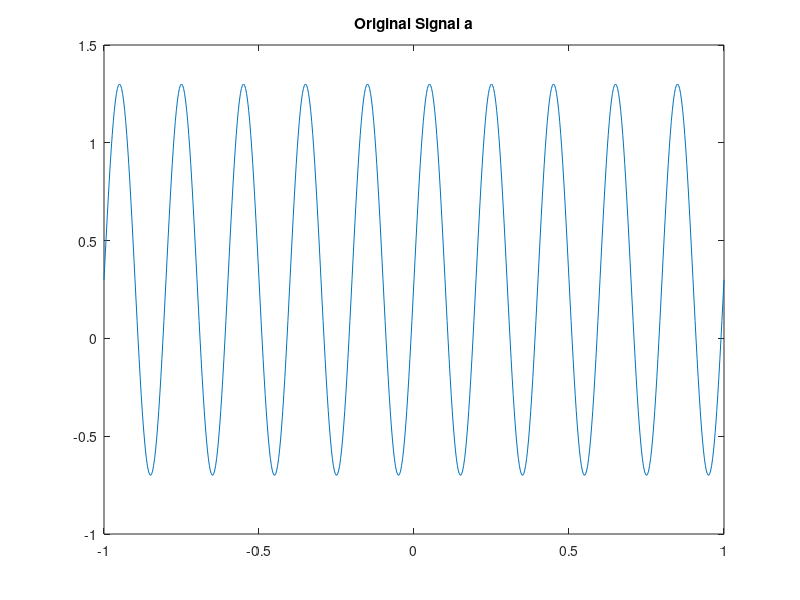
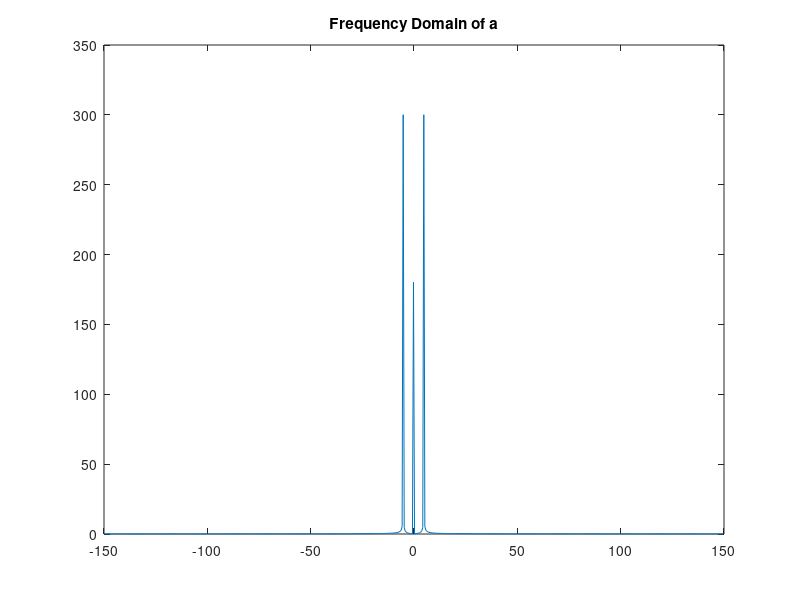
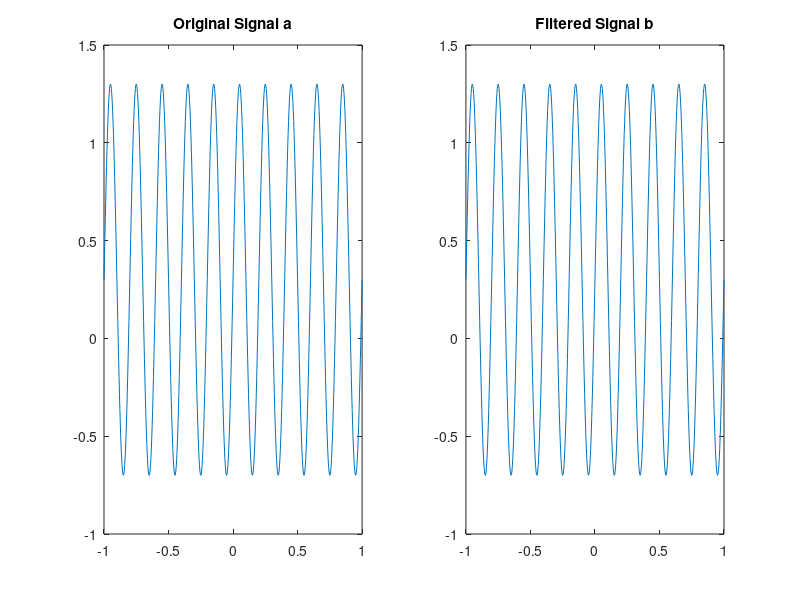

These charts were generated, in order, by the following MATLAB code:
fs = 3e2; % Sampling frequency
t = -1 : 1/fs : 1; % Time vector
a = sin(2 * pi * 5 * t) + 0.3; % Original signal

% Original signal plot
figure;
plot(t, a);
title('Original Signal a');

% FFT and frequency domain plot
n = length(a);
fz = (-n/2 : n/2-1) * (fs/n); % Frequency vector
A = fftshift(fft(a)); % Shifted FFT for visualization

% Frequency domain plot of the shifted FFT
figure;
plot(fz, abs(A));
title('Frequency Domain of a');

% Apply high-pass filter
B = fft(a); % FFT of the original signal
fz_nonshifted = (0 : n-1) * (fs/n) - fs/2; % Non-shifted frequency vector for filtering
B(abs(fz_nonshifted) < 3) = 0; % Zeroing components with absolute frequency less than 3 Hz
b = ifft(B); % Inverse FFT of the filtered signal

% Comparing original and filtered signals
figure;
subplot(121);
plot(t, a);
title('Original Signal a');
subplot(122);
plot(t, real(b)); % Plot real part of the filtered signal
title('Filtered Signal b');
